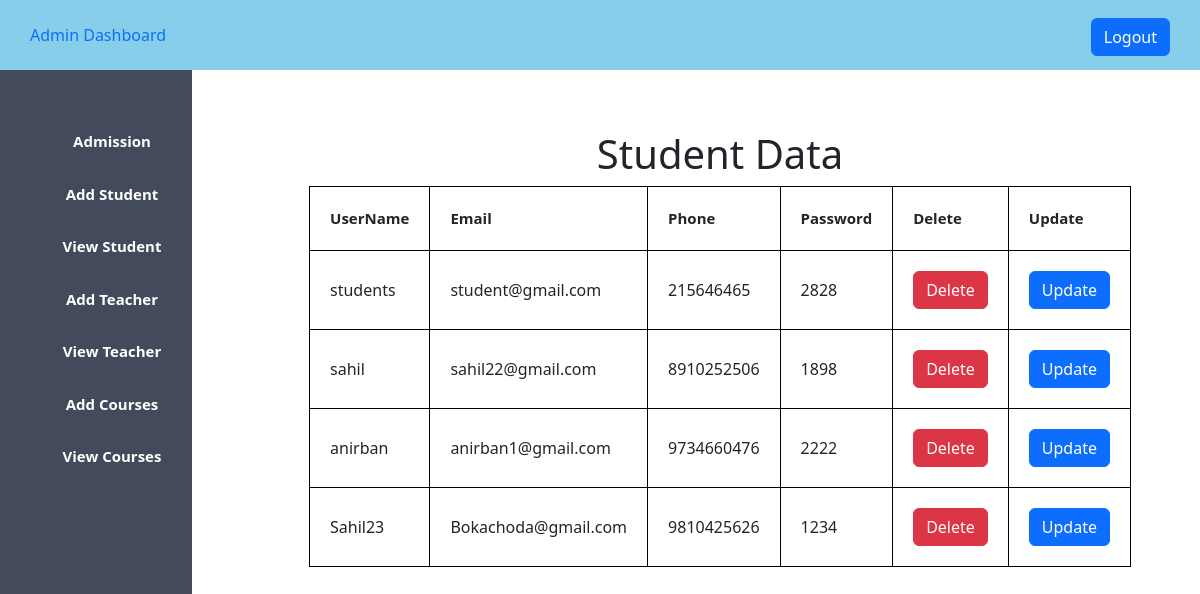
The app's page /view_student.php (signed in) with its own data.
### tables this page shows
CREATE TABLE `users` (
  `id` int NOT NULL AUTO_INCREMENT,
  `username` varchar(55) NOT NULL,
  `phone` varchar(20) NOT NULL,
  `email` varchar(55) NOT NULL,
  `usertype` varchar(55) NOT NULL,
  `password` varchar(55) NOT NULL,
  PRIMARY KEY (`id`)
);

### view_student.php (the view, shortened to what this page needs)
<?php
    $servername = "localhost";
$username = "root";
$password = "";
$dbname = "schoolproject";
$conn = new mysqli($servername, $username, $password, $dbname);
$sql = "SELECT * FROM users WHERE usertype='students'";
$result = mysqli_query($conn, $sql);
?>
<!DOCTYPE html>
<html lang="en">
<head>
    <?php
    include 'admin_css.php';
    ?>
</head>
<body>
<?php
    include'admin_sidebar.php';
    ?>
        <div class="content">
            <center>
            <h1>Student Data</h1>
            <table style="border: 1px solid black;">
                <tr>
                    <th style="padding: 20px; font-size: 15px; border-right: 1px solid black;">UserName</th>
                    <th style="padding: 20px; font-size: 15px; border-right: 1px solid black;">Email</th>
                    <th style="padding: 20px; font-size: 15px; border-right: 1px solid black;" >Phone</th>
                    <th style="padding: 20px; font-size: 15px; border-right: 1px solid black;">Password</th>
                    <th style="padding: 20px; font-size: 15px; border-right: 1px solid black;">Delete</th>
                    <th style="padding: 20px; font-size: 15px; border-right: 1px solid black;">Update</th>
                </tr>
                <?php
                    while($info=$result->fetch_assoc())
                {
    ?>
    <tr style="border: 1px solid black;">
        <td style="padding: 20px; border-right: 1px solid black;" >
            <?php echo " {$info['username']}" ?>
         </td>
        <td  style="padding: 20px; border-right: 1px solid black;">
            <?php echo " {$info['email']}" ?>
        </td>
        <td style="padding: 20px; border-right: 1px solid black;">
            <?php echo " {$info['phone']}" ?>
        </td>
        <td style="padding: 20px; border-right: 1px solid black;">
            <?php echo " {$info['password']}" ?>
        </td>
        <td style="padding: 20px; border-right: 1px solid black;">
            <?php echo " <a class='btn btn-danger' onClick=\" javascript:return confirm('Are You Sure To Delete this');\" href='delete.php?student_id={$info['id']}'>Delete</a>" ?>
        </td>
        <td style="padding: 20px; border-right: 1px solid black;">
            <?php echo " <a class='btn btn-primary' href='update_student.php?student_id={$info['id']}'>Update</a>" ?>
        </td>
    </tr>
    <?php
    }
    ?>
            </table>
            </center>
        </div>
</body>
</html>

### admin_css.php (shortened to what this page needs)
<link href="https://cdn.jsdelivr.net/npm/bootstrap@5.3.0/dist/css/bootstrap.min.css" rel="stylesheet">
    <link rel=" stylesheet" href="admin.css">

### admin_sidebar.php
<header class="header">
        <a href="">Admin Dashboard</a>
        <div class="logout">
            <a href="logout.php" class="btn btn-primary">Logout</a>
        </div>
    </header>
        <aside>
            <ul>
                <li>
                    <a href="admission.php">Admission</a>
                </li>
                <li>
                    <a href="add_student.php">Add Student</a>
                </li>
                <li>
                    <a href="view_student.php">View Student</a>
                </li>
                <li>
                    <a href="admin_add_teacher.php">Add Teacher</a>
                </li>
                <li>
                    <a href="">View Teacher</a>
                </li>
                <li>
                    <a href="">Add Courses</a>
                </li>
                <li>
                    <a href="">View Courses</a>
                </li>
            </ul>
        </aside>

### admin.css (style rules this page uses)
* { padding: 0px; margin: 0px; }
.header { background-color: skyblue; line-height: 70px; padding-left: 30px; }
a { text-decoration: none; }
.logout { float: right; padding-right: 30px; }
ul { background-color: #424a5b; width: 16%; height: 100%; position: fixed; padding-top: 5%; text-align: center; }
li { list-style: none; padding-bottom: 30px; font-size: 15px; }
ul li a { color: white; font-weight: bold; }
.content { margin-left: 20%; margin-top: 5%; }

### records on screen
users: username "students", email "student@gmail.com", phone "215646465", password "2828"
users: username "sahil", email "sahil22@gmail.com", phone "8910252506", password "1898"
users: username "anirban", email "anirban1@gmail.com", phone "9734660476", password "2222"
users: username "Sahil23", email "Bokachoda@gmail.com", phone "9810425626", password "1234"
